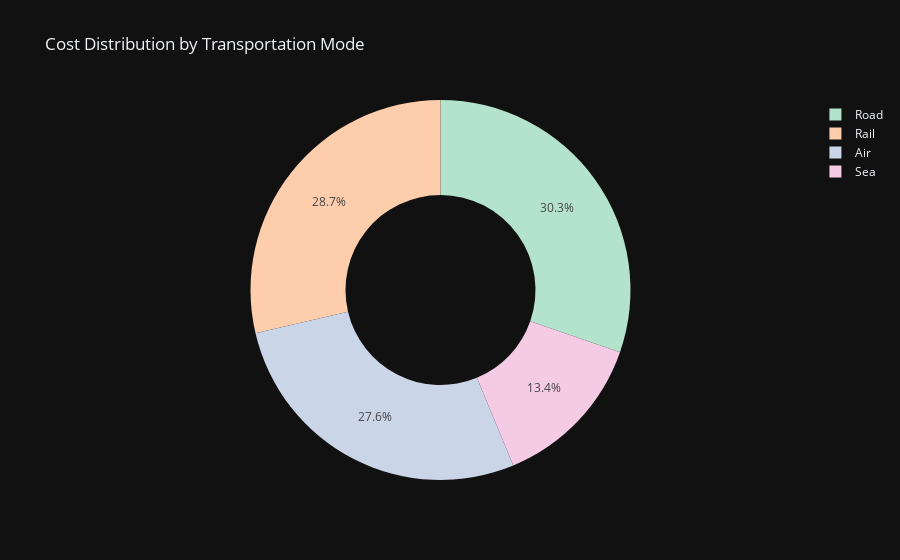

Write notebook code for a chart like this one.
### Markdown cell above
### Cost Distribution By Transportation Mode

### Code cell
transportation_chart = px.pie(data, 
                              values='Costs', 
                              names='Transportation modes', 
                              title='Cost Distribution by Transportation Mode',
                              hole=0.5,
                              color_discrete_sequence=px.colors.qualitative.Pastel2)
transportation_chart.show()

### Figure 1 — Plotly figure (JSON) as saved in the notebook; plotly's stock layout.template omitted (floating-point values rounded to 4 significant figures)
{"data": [{"domain": {"x": [0, 1], "y": [0, 1]}, "hole": 0.5, "hovertemplate": "Transportation modes=%{label}<br>Costs=%{value}<extra></extra>", "labels": ["Road", "Road", "Air", "Rail", "Air", "Road", "Sea", "Road", "Sea", "Rail", "Road", "Air", "Road", "Road", "Air", "Sea", "Air", "Air", "Sea", "Road", "Air", "Air", "Rail", "Rail", "Air", "Road", "Rail", "Sea", "Air", "Road", "Road", "Rail", "Road", "Sea", "Road", "Sea", "Air", "Sea", "Air", "Air", "Road", "Sea", "Road", "Air", "Rail", "Rail", "Road", "Rail", "Rail", "Rail", "Rail", "Road", "Air", "Air", "Road", "Sea", "Air", "Rail", "Road", "Air", "Rail", "Air", "Sea", "Sea", "Air", "Rail", "Road", "Sea", "Rail", "Air", "Road", "Road", "Rail", "Road", "Rail", "Air", "Rail", "Road", "Sea", "Air", "Sea", "Rail", "Road", "Road", "Air", "Road", "Rail", "Sea", "Sea", "Rail", "Rail", "Rail", "Rail", "Air", "Rail", "Air", "Road", "Road", "Rail", "Rail"], "legendgroup": "", "name": "", "showlegend": true, "type": "pie", "values": [187.8, 503.1, 141.9, 254.8, 923.4, 235.5, 134.4, 802.1, 505.6, 995.9, 806.1, 126.7, 403.0, 547.2, 929.2, 127.9, 865.5, 670.9, 593.5, 477.3, 493.9, 523.4, 205.6, 196.3, 758.7, 458.5, 617.9, 762.5, 123.4, 764.9, 880.1, 609.4, 761.2, 371.3, 510.4, 553.4, 403.8, 183.9, 339.7, 653.7, 529.8, 275.5, 635.7, 716.0, 610.5, 495.3, 380.4, 581.6, 768.7, 336.9, 496.2, 695.0, 602.9, 750.7, 814.1, 323.0, 832.2, 482.2, 110.4, 312.6, 430.2, 164.4, 320.8, 687.3, 771.2, 555.9, 393.8, 169.3, 299.7, 207.7, 183.3, 405.2, 677.9, 866.5, 341.6, 873.1, 997.4, 852.6, 323.6, 351.5, 787.8, 276.8, 590.0, 683.0, 465.5, 842.7, 264.3, 879.4, 103.9, 517.5, 990.1, 996.8, 230.1, 823.5, 846.7, 778.9, 188.7, 540.1, 882.2, 210.7]}], "layout": {"legend": {"tracegroupgap": 0}, "piecolorway": ["rgb(179,226,205)", "rgb(253,205,172)", "rgb(203,213,232)", "rgb(244,202,228)", "rgb(230,245,201)", "rgb(255,242,174)", "rgb(241,226,204)", "rgb(204,204,204)"], "title": {"text": "Cost Distribution by Transportation Mode"}}}
